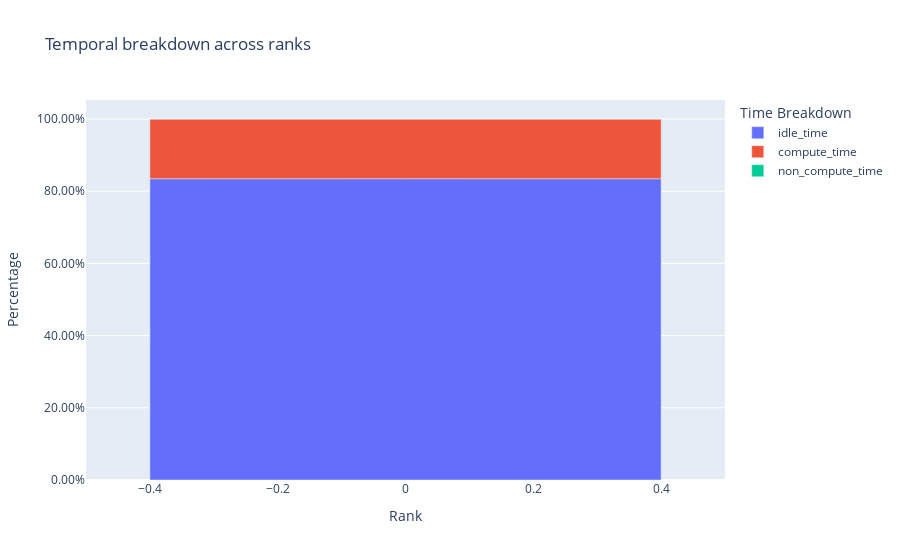
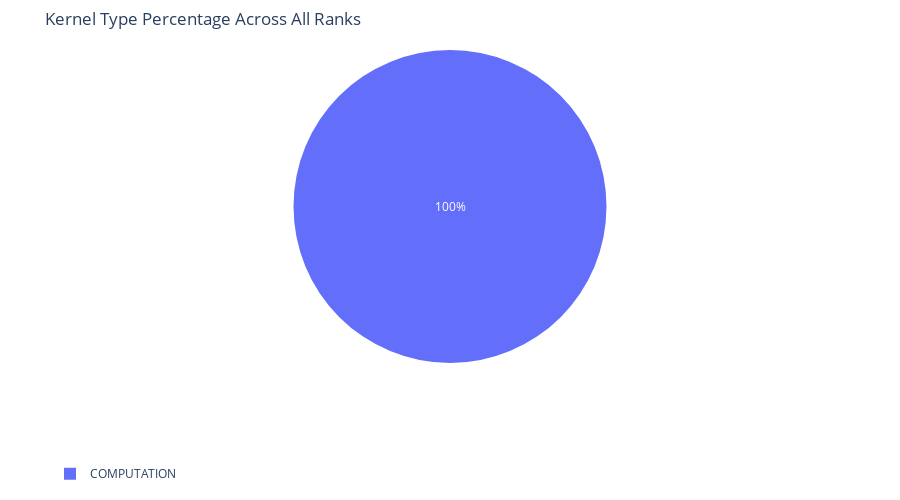
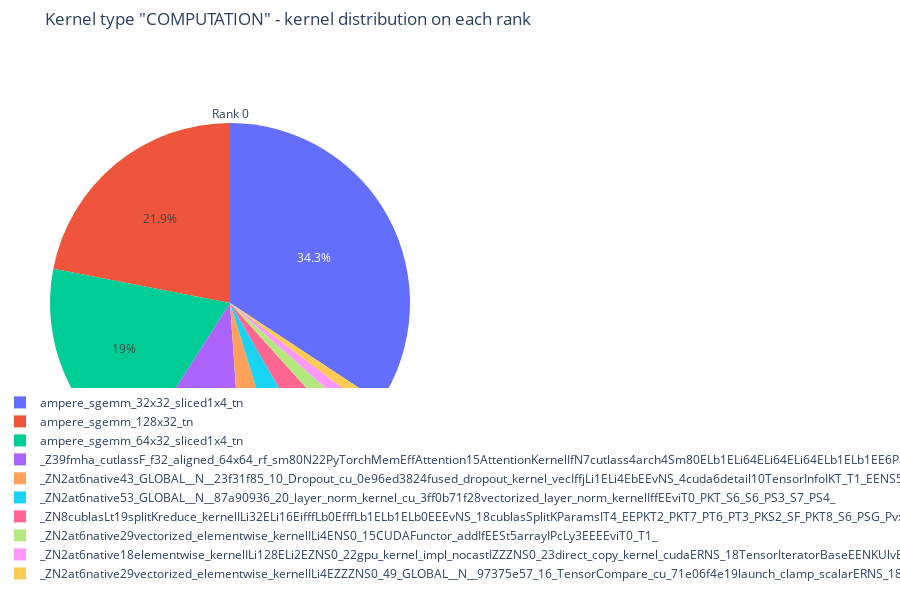
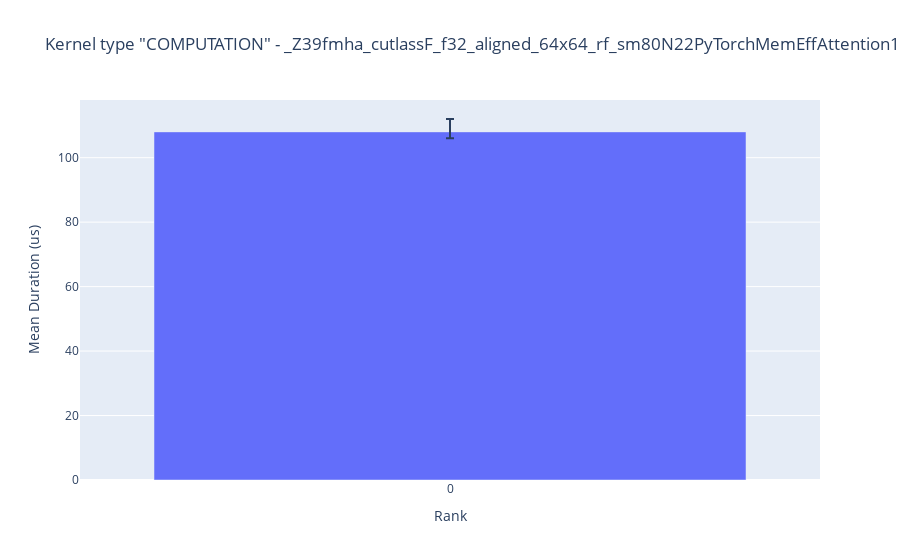

Here is the notebook cell these charts were saved with, in order:
### Code cell
from hta.trace_analysis import TraceAnalysis

# Set your trace directory path
trace_dir = r"C:\Users\vaibh\Downloads\pytorch_new\trace_dir"

# Initialize the analyzer
analyzer = TraceAnalysis(trace_dir=trace_dir)

# Example: Get a temporal breakdown of GPU activity
temporal_df = analyzer.get_temporal_breakdown(visualize=True)

# Example: Get GPU kernel breakdown
kernel_type_df, kernel_df = analyzer.get_gpu_kernel_breakdown(visualize=True)

# Example: Get idle time breakdown
idle_df = analyzer.get_idle_time_breakdown(visualize=True)

# Example: Get communication-computation overlap
overlap_df = analyzer.get_comm_comp_overlap(visualize=True)

### Figure 1 — Plotly figure (JSON) as saved in the notebook; plotly's stock layout.template omitted (floating-point values rounded to 4 significant figures)
{"data": [{"hovertemplate": "variable=idle_time<br>Rank=%{x}<br>value=%{y}<extra></extra>", "legendgroup": "idle_time", "marker": {"color": "#636efa", "pattern": {"shape": ""}}, "name": "idle_time", "orientation": "v", "showlegend": true, "textposition": "auto", "type": "bar", "x": [0], "xaxis": "x", "y": [0.8346], "yaxis": "y"}, {"hovertemplate": "variable=compute_time<br>Rank=%{x}<br>value=%{y}<extra></extra>", "legendgroup": "compute_time", "marker": {"color": "#EF553B", "pattern": {"shape": ""}}, "name": "compute_time", "orientation": "v", "showlegend": true, "textposition": "auto", "type": "bar", "x": [0], "xaxis": "x", "y": [0.1654], "yaxis": "y"}, {"hovertemplate": "variable=non_compute_time<br>Rank=%{x}<br>value=%{y}<extra></extra>", "legendgroup": "non_compute_time", "marker": {"color": "#00cc96", "pattern": {"shape": ""}}, "name": "non_compute_time", "orientation": "v", "showlegend": true, "textposition": "auto", "type": "bar", "x": [0], "xaxis": "x", "y": [0.0], "yaxis": "y"}], "layout": {"barmode": "relative", "legend": {"title": {"text": "Time Breakdown"}, "tracegroupgap": 0}, "title": {"text": "Temporal breakdown across ranks"}, "xaxis": {"anchor": "y", "domain": [0, 1], "title": {"text": "Rank"}}, "yaxis": {"anchor": "x", "domain": [0, 1], "tickformat": ".2%", "title": {"text": "Percentage"}}}}

### Figure 2 — Plotly figure (JSON) as saved in the notebook; plotly's stock layout.template omitted (floating-point values rounded to 4 significant figures)
{"data": [{"domain": {"x": [0, 1], "y": [0, 1]}, "hovertemplate": "kernel_type=%{label}<br>percentage=%{value}<extra></extra>", "labels": ["COMPUTATION"], "legendgroup": "", "name": "", "showlegend": true, "type": "pie", "values": [100.0]}], "layout": {"height": 500, "legend": {"tracegroupgap": 0, "x": 0, "xanchor": "left", "y": -0.4, "yanchor": "bottom"}, "margin": {"b": 50, "l": 50, "r": 50, "t": 50}, "showlegend": true, "title": {"text": "Kernel Type Percentage Across All Ranks"}}}

### Figure 3 — Plotly figure (JSON) as saved in the notebook; plotly's stock layout.template omitted (floating-point values rounded to 4 significant figures)
{"data": [{"automargin": false, "domain": {"x": [0, 0.45], "y": [0, 1]}, "labels": ["ampere_sgemm_32x32_sliced1x4_tn", "ampere_sgemm_128x32_tn", "ampere_sgemm_64x32_sliced1x4_tn", "_Z39fmha_cutlassF_f32_aligned_64x64_rf_sm80N22PyTorchMemEffAttention15AttentionKernelIfN7cutlass4arch4Sm80ELb1ELi64ELi64ELi64ELb1ELb1EE6ParamsE", "_ZN2at6native43_GLOBAL__N__23f31f85_10_Dropout_cu_0e96ed3824fused_dropout_kernel_vecIffjLi1ELi4EbEEvNS_4cuda6detail10TensorInfoIKT_T1_EENS5_IS6_S8_EENS5_IT4_S8_EES8_T0_NS_15PhiloxCudaStateE", "_ZN2at6native53_GLOBAL__N__87a90936_20_layer_norm_kernel_cu_3ff0b71f28vectorized_layer_norm_kernelIffEEviT0_PKT_S6_S6_PS3_S7_PS4_", "_ZN8cublasLt19splitKreduce_kernelILi32ELi16EifffLb0EfffLb1ELb1ELb0EEEvNS_18cublasSplitKParamsIT4_EEPKT2_PKT7_PT6_PT3_PKS2_SF_PKT8_S6_PSG_PvxPS2_PiSL_SF_SF_SF_SF_", "_ZN2at6native29vectorized_elementwise_kernelILi4ENS0_15CUDAFunctor_addIfEESt5arrayIPcLy3EEEEviT0_T1_", "_ZN2at6native18elementwise_kernelILi128ELi2EZNS0_22gpu_kernel_impl_nocastIZZZNS0_23direct_copy_kernel_cudaERNS_18TensorIteratorBaseEENKUlvE1_clEvENKUlvE5_clEvEUlfE_EEvS4_RKT_EUliE_EEviT1_", "_ZN2at6native29vectorized_elementwise_kernelILi4EZZZNS0_49_GLOBAL__N__97375e57_16_TensorCompare_cu_71e06f4e19launch_clamp_scalarERNS_18TensorIteratorBaseEN3c106ScalarES6_NS0_6detail11ClampLimitsEENKUlvE_clEvENKUlvE5_clEvEUlfE_St5arrayIPcLy2EEEEviT0_T1_"], "title": {"text": "Rank 0"}, "type": "pie", "values": [1096.0, 702.0, 609.0, 324.0, 117.0, 114.0, 106.0, 57.0, 41.0, 33.0]}], "layout": {"height": 600, "legend": {"x": 0, "xanchor": "left", "y": -0.1, "yanchor": "bottom"}, "margin": {"b": 50, "l": 50, "r": 50, "t": 50}, "showlegend": true, "title": {"text": "Kernel type \"COMPUTATION\" - kernel distribution on each rank"}}}

### Figure 4 — Plotly figure (JSON) as saved in the notebook; plotly's stock layout.template omitted (floating-point values rounded to 4 significant figures)
{"data": [{"error_y": {"array": [4.0], "arrayminus": [2.0]}, "hovertemplate": "Rank=%{x}<br>Mean Duration (us)=%{y}<extra></extra>", "legendgroup": "", "marker": {"color": "#636efa", "pattern": {"shape": ""}}, "name": "", "orientation": "v", "showlegend": false, "textposition": "auto", "type": "bar", "x": [0], "xaxis": "x", "y": [108.0], "yaxis": "y"}], "layout": {"barmode": "relative", "legend": {"tracegroupgap": 0}, "title": {"text": "Kernel type \"COMPUTATION\" - _Z39fmha_cutlassF_f32_aligned_64x64_rf_sm80N22PyTorchMemEffAttention15AttentionKernelIfN7cutlass4arch4Sm80ELb1ELi64ELi64ELi64ELb1ELb1EE6ParamsE"}, "xaxis": {"anchor": "y", "domain": [0, 1], "dtick": 1, "tick0": 0, "tickmode": "linear", "title": {"text": "Rank"}}, "yaxis": {"anchor": "x", "domain": [0, 1], "title": {"text": "Mean Duration (us)"}}}}
